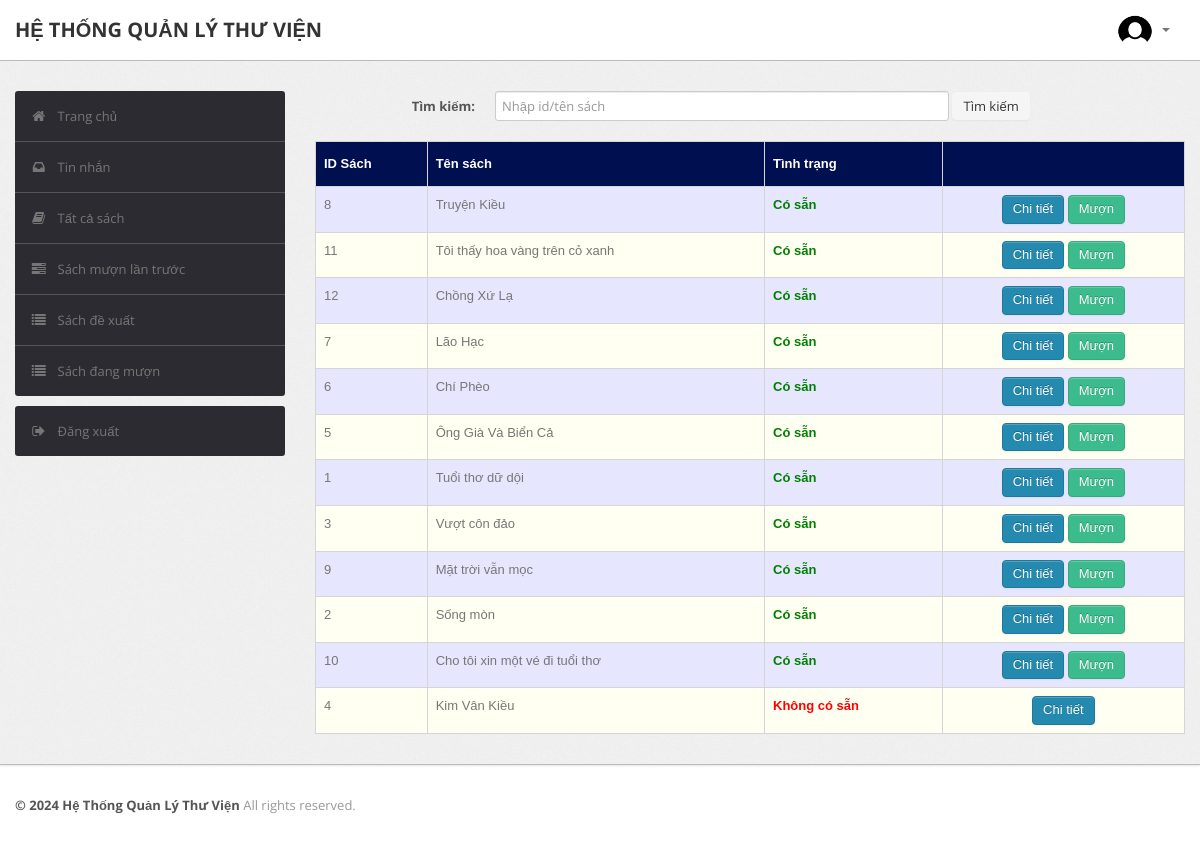
/student/book.php (signed in), run on the app's committed database.
### tables this page shows
CREATE TABLE `book` (
  `BookId` int(10) NOT NULL,
  `Title` varchar(50) DEFAULT NULL,
  `Publisher` varchar(50) DEFAULT NULL,
  `Year` varchar(50) DEFAULT NULL,
  `Availability` int(5) DEFAULT NULL
);

### student/book.php (the view, shortened to what this page needs)
<?php
require('dbconn.php');
?>
<?php
if ($_SESSION['RollNo']) {
    ?>
<!DOCTYPE html>
<html lang="en">
    <head>
        <link type="text/css" href="bootstrap/css/bootstrap.min.css" rel="stylesheet">
        <link type="text/css" href="bootstrap/css/bootstrap-responsive.min.css" rel="stylesheet">
        <link type="text/css" href="css/theme.css" rel="stylesheet">
        <link type="text/css" href="images/icons/css/font-awesome.css" rel="stylesheet">
    </head>
    <body>
        <div class="navbar navbar-fixed-top">
            <div class="navbar-inner">
                <div class="container">
                        <a class="brand" href="index.php">HỆ THỐNG QUẢN LÝ THƯ VIỆN</a>
                    <div class="nav-collapse collapse navbar-inverse-collapse">
                        <ul class="nav pull-right">
                            <li class="nav-user dropdown"><a href="#" class="dropdown-toggle" data-toggle="dropdown">
                                <img src="images/user.png" class="nav-avatar" />
                                <b class="caret"></b></a>
                            </li>
                        </ul>
                    </div>
                </div>
            </div>
        </div>
        <div class="wrapper">
            <div class="container">
                <div class="row">
                    <div class="span3">
                        <div class="sidebar">
                            <ul class="widget widget-menu unstyled">
                                <li class="active"><a href="index.php"><i class="menu-icon icon-home"></i>Trang chủ
                                </a></li>
                                 <li><a href="message.php"><i class="menu-icon icon-inbox"></i>Tin nhắn</a>
                                </li>
                                <li><a href="book.php"><i class="menu-icon icon-book"></i>Tất cả sách </a></li>
                                <li><a href="history.php"><i class="menu-icon icon-tasks"></i>Sách mượn lần trước </a></li>
                                <li><a href="recommendations.php"><i class="menu-icon icon-list"></i>Sách đề xuất </a></li>
                                <li><a href="current.php"><i class="menu-icon icon-list"></i>Sách đang mượn </a></li>
                            </ul>
                            <ul class="widget widget-menu unstyled">
                                <li><a href="logout.php"><i class="menu-icon icon-signout"></i>Đăng xuất </a></li>
                            </ul>
                        </div>
                    </div>
                    <div class="span9">
                        <form class="form-horizontal row-fluid" action="book.php" method="post">
                                        <div class="control-group">
                                            <label class="control-label" for="Search"><b>Tìm kiếm:</b></label>
                                            <div class="controls">
                                                <input type="text" id="title" name="title" placeholder="Nhập id/tên sách" class="span8" required>
                                                <button type="submit" name="submit"class="btn">Tìm kiếm</button>
                                            </div>
                                        </div>
                                    </form>
                                    <br>
                                    <?php
                                    if(isset($_POST['submit']))
                                        {$s=$_POST['title'];
                                            $sql="select * from LMS.book where BookId='$s' or Title like '%$s%'";
                                        }
                                    else
                                        $sql="select * from LMS.book order by Availability DESC";
                                    $result=$conn->query($sql);
                                    $rowcount=mysqli_num_rows($result);
                                    if(!($rowcount))
                                        echo "<br><center><h2><b><i>Không kết quả</i></b></h2></center>";
                                    else
                                    {
                                    ?>
                        <table class="table" id = "tables">
                                  <thead>
                                    <tr>
                                      <th>ID Sách</th>
                                      <th>Tên sách</th>
                                      <th>Tình trạng</th>
                                      <th></th>
                                    </tr>
                                  </thead>
                                  <tbody>
                                    <?php
                            while($row=$result->fetch_assoc())
                            {
                                $bookid=$row['BookId'];
                                $name=$row['Title'];
                                $avail=$row['Availability'];
                            ?>
                                    <tr>
                                      <td><?php echo $bookid ?></td>
                                      <td><?php echo $name ?></td>
                                      <td><b><?php
                                           if($avail > 0)
                                              echo "<font color=\"green\">Có sẵn</font>";
                                            else
                                            	echo "<font color=\"red\">Không có sẵn</font>";
                                                 ?>
                                                 </b></td>
                                      <td><center><a href="bookdetails.php?id=<?php echo $bookid; ?>" class="btn btn-primary">Chi tiết</a>
                                      	<?php
                                      	if($avail > 0)
                                      		echo "<a href=\"issue_request.php?id=".$bookid."\" class=\"btn btn-success\">Mượn</a>";
                                        ?>
                                        </center></td>
                                    </tr>
                               <?php }} ?>
                               </tbody>
                                </table>
                            </div>
                </div>
                </div>
            </div>
<div class="footer">
            <div class="container">
                <b class="copyright">&copy; 2024 Hệ Thống Quản Lý Thư Viện </b>All rights reserved.
            </div>
        </div>
    </body>
</html>
<?php }
else {
    echo "<script type='text/javascript'>alert('Access Denied!!!')</script>";
} ?>

### student/css/theme.css (style rules this page uses)
#tables { font-family: "Trebuchet MS", Arial, Helvetica, sans-serif; border-collapse: collapse; width: 100%; }
#tables td, #tables th { border: 1px solid #ddd; padding: 8px; }
#tables tr:nth-child(even) { background-color: #fffff2; }
#tables tr:nth-child(odd) { background-color: #e6e6ff; }
#tables th { padding-top: 12px; padding-bottom: 12px; text-align: left; background-color: #000F50; color: white; }
body { font-size: 13px; font-family: 'Open Sans', Arial, sans-serif; background: #fff; color: #777 }
strong, b { color: #555 }
.wrapper { background: url(../images/bg.png) #eee; border-bottom: 1px solid #bbb; -webkit-box-shadow: 0 1px 2px rgba(0,0,0,0.1); -moz-box-shadow: 0 1px 2px rgba(0,0,0,0.1); box-shadow: 0 1px 2px rgba(0,0,0,0.1); padding: 30px 0 }
.footer { color: #999; padding: 30px 0 60px }
form { margin: 0 }
select, textarea, input[type="text"], input[type="password"], input[type="datetime"], input[type="datetime-local"], input[type="date"], input[type="month"], input[type="time"], input[type="week"], input[type="number"], input[type="email"], input[type="url"], input[type="search"], input[type="tel"], input[type="color"], .uneditable-input, label, input, button, select, textarea { -webkit-border-radius: 3px; -moz-border-radius: 3px; border-radius: 3px; font-size: 13px; font-family: 'Open Sans', Tahoma, Arial, sans-serif }
body [class^="icon-"], body [class*=" icon-"] { font-size: 14px; line-height: 20px; height: 20px }
.form-horizontal .control-group, .form-vertical .control-group { margin-bottom: 0 }
.navbar { position: static!important; margin: 0!important }
.navbar .navbar-inner { background: #fff; border-bottom: 1px solid #bbb; -webkit-box-shadow: 0 1px 2px rgba(0,0,0,0.15); -moz-box-shadow: 0 1px 2px rgba(0,0,0,0.15); box-shadow: 0 1px 2px rgba(0,0,0,0.15) }
.navbar .brand { color: #333; font-weight: bold; font-size: 20px; margin-right: 20px; padding: 20px }
.navbar .nav>li>a { padding: 20px 15px; font-weight: bold; color: #777 }
.nav-user>a { height: 20px }
.nav-avatar { width: 34px; height: 34px; margin: -7px 5px 0 0; -webkit-border-radius: 50%; -moz-border-radius: 50%; border-radius: 50% }
.btn, .btn-box { -webkit-border-radius: 3px; -moz-border-radius: 3px; border-radius: 3px }
.btn { font-size: 13px; font-weight: 600 }
.btn { display: inline-block; margin-bottom: 0; font-weight: 400; text-align: center; vertical-align: middle; cursor: pointer; background-image: none; border: 1px solid transparent; white-space: nowrap; padding: 4px 10px; font-size: 13px; line-height: 1.42857; border-radius: 4px; -webkit-user-select: none; -moz-user-select: none; -ms-user-select: none; user-select: none }
.btn-primary { color: #fff; background-color: #248aaf; border-color: #20799a }
.btn-success { color: #fff; background-color: #3cbc8d; border-color: #36a97f }
.table { margin-bottom: 0 }
.table th, .table td { border-color: #d5d5d5!important }
.widget-menu { background: #fff; -webkit-border-radius: 3px; -moz-border-radius: 3px; border-radius: 3px; overflow: hidden }
.widget-menu a { color: #555; display: block; line-height: 20px; padding: 15px; text-decoration: none!important }
.widget-menu .menu-icon { margin-right: 10px; color: #767676; -webkit-transition: all .2s ease-in-out; -moz-transition: all .2s ease-in-out; transition: all .2s ease-in-out; }
.widget-menu>li+li { border-top: 1px solid #555 }
.widget-menu>li>a { background-color: #2d2b32; color: #767676; -webkit-transition: all .2s ease-in-out; -moz-transition: all .2s ease-in-out; transition: all .2s ease-in-out; }

### data on the page
book: BookId "8", Title "Truyện Kiều", Availability "Có sẵn"
book: BookId "11", Title "Tôi thấy hoa vàng trên cỏ xanh", Availability "Có sẵn"
book: BookId "12", Title "Chồng Xứ Lạ", Availability "Có sẵn"
book: BookId "7", Title "Lão Hạc", Availability "Có sẵn"
book: BookId "6", Title "Chí Phèo", Availability "Có sẵn"
book: BookId "5", Title "Ông Già Và Biển Cả", Availability "Có sẵn"
book: BookId "1", Title "Tuổi thơ dữ dội", Availability "Có sẵn"
book: BookId "3", Title "Vượt côn đảo", Availability "Có sẵn"
book: BookId "9", Title "Mặt trời vẫn mọc", Availability "Có sẵn"
book: BookId "2", Title "Sống mòn", Availability "Có sẵn"
book: BookId "10", Title "Cho tôi xin một vé đi tuổi thơ", Availability "Có sẵn"
book: BookId "4", Title "Kim Vân Kiều", Availability "Không có sẵn"
